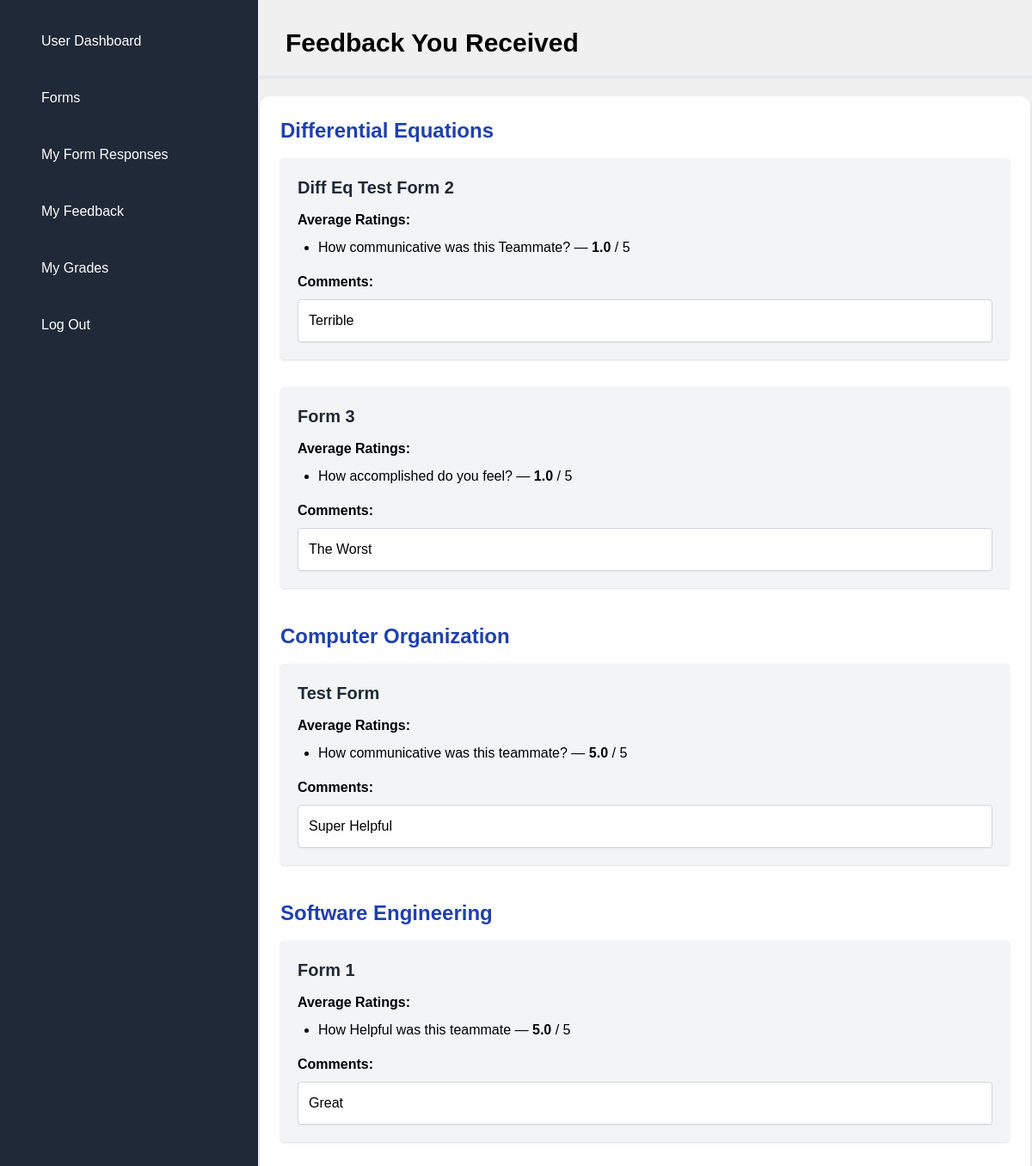
The page /student/your-feedback/ (signed in) on the database its author committed.
### courses/models.py (models this page shows, shortened)
class Course(models.Model):
    creator = models.ForeignKey(
        settings.AUTH_USER_MODEL,
        limit_choices_to={'role': 'professor'},
        on_delete=models.CASCADE,
        related_name='courses_created',
        null=True,
        blank=True
    )
    name = models.CharField(max_length=200)
    subject = models.CharField(max_length=100)
    semester = models.CharField(max_length=50)
    section = models.CharField(max_length=10)
    course_id = models.CharField(max_length=50)
    enrollment_size = models.PositiveIntegerField(default=0)
    created_at = models.DateTimeField(auto_now_add=True)

### main/models.py (models this page shows, shortened)
class Form(models.Model):
    title = models.CharField(max_length=200)
    description = models.TextField(blank=True)
    deadline = models.DateTimeField(null=True, blank=True)
    course = models.ForeignKey('courses.Course', on_delete=models.CASCADE, related_name='forms', null=True, blank=True)
    creator = models.ForeignKey(settings.AUTH_USER_MODEL, on_delete=models.CASCADE)
    teams = models.ManyToManyField('courses.Team', related_name='forms', blank=True)
    created_at = models.DateTimeField(auto_now_add=True)
    updated_at = models.DateTimeField(auto_now=True)
    allow_multiple_responses = models.BooleanField(default=False, help_text="Allow each student to submit one response per teammate")

class Question(models.Model):
    QUESTION_TYPES = [
        ('text', 'Short Answer'),
        ('multiple_choice', 'Multiple Choice'),
        ('likert', 'Likert'),
    ]
    form = models.ForeignKey(Form, on_delete=models.CASCADE, related_name='questions')
    question_text = models.TextField()
    question_type = models.CharField(max_length=20, choices=QUESTION_TYPES)
    required = models.BooleanField(default=True)
    order = models.PositiveIntegerField(default=0)

class QuestionResponse(models.Model):
    form_response = models.ForeignKey(FormResponse, on_delete=models.CASCADE, related_name='question_responses')
    question = models.ForeignKey(Question, on_delete=models.CASCADE)
    answer_text = models.TextField(blank=True)
    selected_choice = models.ForeignKey(Choice, on_delete=models.CASCADE, null=True, blank=True)
    rating_value = models.IntegerField(null=True, blank=True)

### student/views.py (the view)
# urls.py: path('your-feedback/', views.student_received_feedback_view, name="your_received_feedback"),
@login_required
def student_received_feedback_view(request):
    student = request.user
    responses = (
        FormResponse.objects
        .filter(target_student=student)
        .select_related('form__course')
        .prefetch_related('question_responses__question')
    )
    grouped_feedback = defaultdict(lambda: defaultdict(list))
    for response in responses:
        course = response.form.course
        form = response.form
        grouped_feedback[course][form].append(response)
    feedback_data = []
    for course, forms in grouped_feedback.items():
        course_entry = {
            'course': course,
            'forms': []
        }
        for form, form_responses in forms.items():
            qr_queryset = QuestionResponse.objects.filter(
                form_response__in=form_responses
            ).select_related('question')
            likert_questions = form.questions.filter(question_type='likert')
            likert_averages = []
            for question in likert_questions:
                avg = qr_queryset.filter(question=question).aggregate(Avg('rating_value'))['rating_value__avg']
                if avg is not None:
                    likert_averages.append({
                        'question': question.question_text,
                        'average': round(avg, 1)
                    })
            comments = [
                qr.answer_text for qr in qr_queryset
                if qr.question.question_type == 'text' and qr.answer_text.strip()
            ]
            course_entry['forms'].append({
                'form': form,
                'likert_averages': likert_averages,
                'comments': comments
            })
        feedback_data.append(course_entry)
    return render(request, 'student/received_feedback.html', {
        'feedback_data': feedback_data
    })

### student/templates/student/received_feedback.html (shortened to what this page needs)
{% extends "shared/base.html" %}
{% block content %}
<h1 class="text-3xl font-bold mb-5 mt-8 ml-8">Feedback You Received</h1>
<hr class="my-4 border-t-4" />
<div class="max-w-4xl mx-auto bg-white shadow-md rounded-xl p-6 mt-5">
    {% if feedback_data %}
        {% for entry in feedback_data %}
            <div class="mb-10">
                <h2 class="text-2xl font-semibold text-blue-800">{{ entry.course.name }}</h2>
                <div class="mt-4 space-y-8">
                    {% for f in entry.forms %}
                        <div class="bg-gray-100 p-5 rounded shadow">
                            <h3 class="text-xl font-bold text-gray-800 mb-3">{{ f.form.title }}</h3>
                            {% if f.likert_averages %}
                                <p class="font-semibold mb-2">Average Ratings:</p>
                                <ul class="list-disc ml-6 mb-4">
                                    {% for q in f.likert_averages %}
                                        <li>{{ q.question }} — <strong>{{ q.average }}</strong> / 5</li>
                                    {% endfor %}
                                </ul>
                            {% endif %}
                            {% if f.comments %}
                                <p class="font-semibold mb-2">Comments:</p>
                                <ul class="space-y-2">
                                    {% for comment in f.comments %}
                                        <li class="bg-white p-3 rounded border border-gray-300 shadow-sm">{{ comment }}</li>
                                    {% endfor %}
                                </ul>
                            {% endif %}
                        </div>
                    {% endfor %}
                </div>
            </div>
        {% endfor %}
    {% else %}
        <p class="text-gray-600">No one has submitted feedback for you yet.</p>
    {% endif %}
</div>
{% endblock %}

### main/static/main/css/styles.css (style rules this page uses)
body { margin: 0; padding: 0; font-family: "Poppins", sans-serif; }

### shared/templates/shared/base.html (style rules this page uses)
body { background-color: #f0f0f0; font-family: Arial, sans-serif; }

### rows shown on the page
Course: course.name "Differential Equations"
Form: form "Diff Eq Test Form 2", average "1.0"
Question: question "How communicative was this Teammate?"
QuestionResponse: comments "Terrible"
Form: form "Form 3", average "1.0"
Question: question "How accomplished do you feel?"
QuestionResponse: comments "The Worst"
Course: course.name "Computer Organization"
Form: form "Test Form", average "5.0"
Question: question "How communicative was this teammate?"
QuestionResponse: comments "Super Helpful"
Course: course.name "Software Engineering"
Form: form "Form 1", average "5.0"
Question: question "How Helpful was this teammate"
QuestionResponse: comments "Great"
